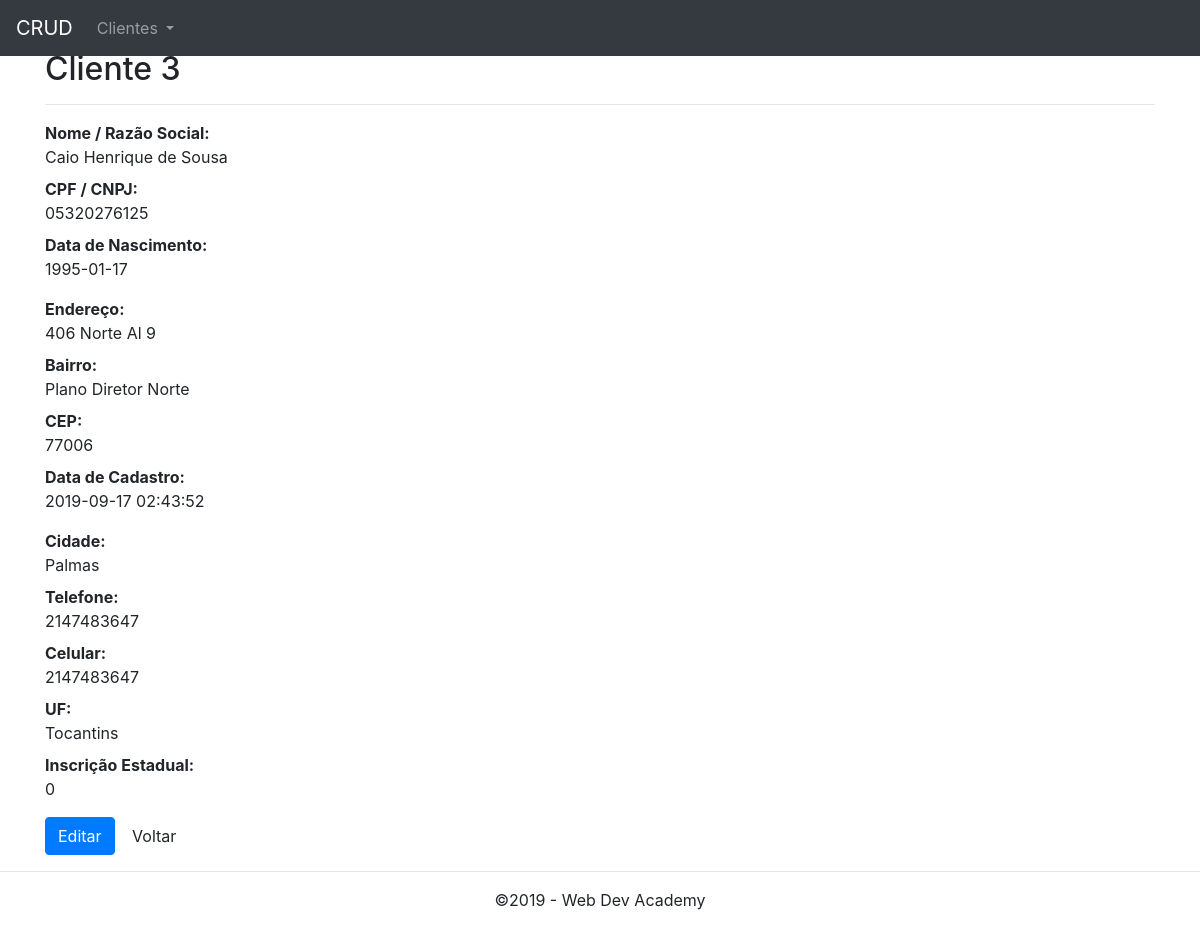
The page /customers/view.php?id=3 on the database its author committed.
### tables this page shows
CREATE TABLE `customers` (
  `id` int(11) NOT NULL,
  `name` varchar(255) NOT NULL,
  `cpf_cnpj` varchar(14) NOT NULL,
  `birthdate` date NOT NULL,
  `address` varchar(255) NOT NULL,
  `hood` varchar(100) NOT NULL,
  `zip_code` int(8) NOT NULL,
  `city` varchar(100) NOT NULL,
  `state` varchar(100) NOT NULL,
  `phone` int(13) NOT NULL,
  `mobile` int(13) NOT NULL,
  `ie` int(11) NOT NULL,
  `created` datetime NOT NULL,
  `modified` datetime NOT NULL
);

### inc/database.php (called while the page is built, shortened)
<?php
    function open_database(){
        try{
            $conn = new mysqli(DB_HOST, DB_USER, DB_PASSWORD, DB_NAME);
            return $conn;
        }
        catch (Exception $e){
            echo $e->getMessage();
            return null;
        }
    }
    function find($table = null, $id= null){
        $database = open_database();
        $found = null;
        try{
            if($id){
                $sql ="SELECT * FROM ".$table . " WHERE id =". $id;
                $result = $database->query($sql);
                if($result->num_rows >0){
                    $found = $result->fetch_assoc();
                }
            } else {
                $sql = "SELECT * FROM ". $table;
                $result = $database->query($sql);
                if($result->num_rows >0){
                    $found = $result->fetch_all(MYSQLI_ASSOC);
                }
            }
        } catch(Exception $e){
            $_SESSION['message'] = $e->getMessage();
            $_SESSION['type'] = 'danger';
        }
        return $found;
    }
?>

### customers/functions.php (called while the page is built, shortened)
<?php
function view($id = null){
    $customer = find('customers', $id);
}
?>

### customers/view.php (the view, shortened to what this page needs)
<?php
    require_once('functions.php');
    view($_GET['id']);
?>
<h2>Cliente <?php echo $customer['id']; ?></h2>
<hr>
<dl class="dl-horizontal">
    <dt>Nome / Razão Social:</dt>
    <dd><?php echo $customer['name']; ?></dd>
	<dt>CPF / CNPJ:</dt>
    <dd><?php echo $customer['cpf_cnpj']; ?></dd>
	<dt>Data de Nascimento:</dt>
    <dd><?php echo $customer['birthdate']; ?></dd>
</dl>
<dl class="dl-horizontal">
    <dt>Endereço:</dt>
    <dd><?php echo $customer['address']; ?></dd>
	<dt>Bairro:</dt>
    <dd><?php echo $customer['hood']; ?></dd>
	<dt>CEP:</dt>
    <dd><?php echo $customer['zip_code']; ?></dd>
	<dt>Data de Cadastro:</dt>
    <dd><?php echo $customer['created']; ?></dd>
</dl>
<dl class="dl-horizontal">
    <dt>Cidade:</dt>
    <dd><?php echo $customer['city']; ?></dd>
	<dt>Telefone:</dt>
    <dd><?php echo $customer['phone']; ?></dd>
	<dt>Celular:</dt>
    <dd><?php echo $customer['mobile']; ?></dd>
	<dt>UF:</dt>
    <dd><?php echo $customer['state']; ?></dd>
	<dt>Inscrição Estadual:</dt>
    <dd><?php echo $customer['ie']; ?></dd>
</dl>
<div id="actions" class="row">
    <div class="col-md-12">
        <a href="edit.php?id=<?php echo $customer['id']; ?>" class="btn btn-primary">Editar</a>
        <a href="index.php" class="btn btn-default">Voltar</a>
    </div>
</div>

### inc/header.php (style rules this page uses)
body { padding-top: 50px; padding-bottom: 50px; }

### rows shown on the page
customers: id "3", name "Caio Henrique de Sousa", cpf_cnpj "05320276125", birthdate "1995-01-17", address "406 Norte Al 9", hood "Plano Diretor Norte", zip_code "77006", created "2019-09-17 02:43:52", city "Palmas", phone "2147483647", mobile "2147483647", state "Tocantins", ie "0"
